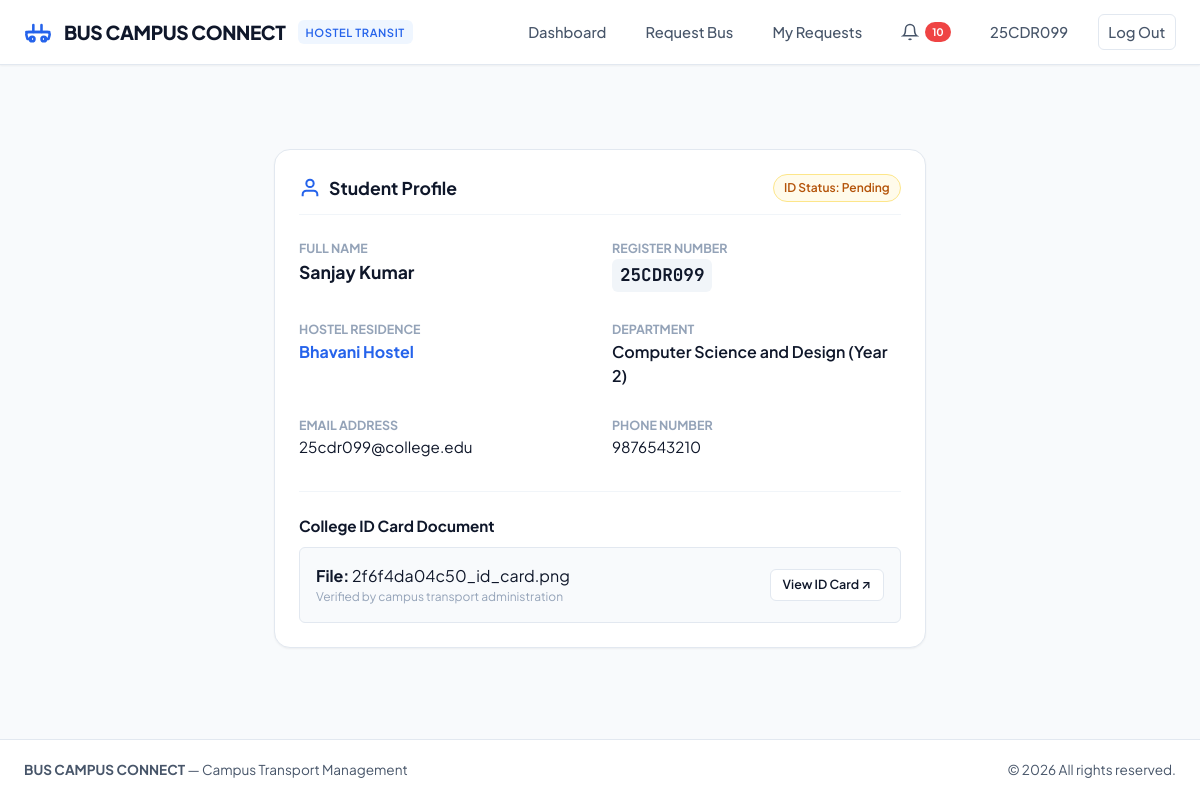
The app's page /student/profile (signed in) with its own data.
### tables this page shows
CREATE TABLE users (
    id INTEGER PRIMARY KEY AUTOINCREMENT,
    name TEXT NOT NULL,
    register_number TEXT UNIQUE,
    email TEXT UNIQUE NOT NULL,
    password_hash TEXT NOT NULL,
    phone TEXT,
    department TEXT,
    year INTEGER,
    hostel_id INTEGER,
    role TEXT NOT NULL CHECK(role IN ('student', 'management')),
    id_card_path TEXT,
    verification_status TEXT DEFAULT 'Pending' CHECK(verification_status IN ('Pending', 'Verified', 'Rejected')),
    created_at TIMESTAMP DEFAULT CURRENT_TIMESTAMP,
    FOREIGN KEY (hostel_id) REFERENCES hostels (id) ON DELETE SET NULL
);

CREATE TABLE hostels (
    id INTEGER PRIMARY KEY AUTOINCREMENT,
    hostel_name TEXT UNIQUE NOT NULL,
    status TEXT DEFAULT 'Active' CHECK(status IN ('Active', 'Inactive')),
    created_at TIMESTAMP DEFAULT CURRENT_TIMESTAMP
);

### routes/student_routes.py (the view)
@student_bp.route('/profile')
@login_required
@role_required('student')
def profile():
    student = UserModel.get_by_id(session['user_id'])
    return render_template('student/profile.html', student=student)

### app.py (called while the page is built)
@app.context_processor
def inject_global_data():
    unread_count = 0
    if 'user_id' in session:
        try:
            unread_count = NotificationService.get_unread_count(session['user_id'])
        except Exception:
            unread_count = 0
    return {
        'current_user_name': session.get('name'),
        'current_user_role': session.get('role'),
        'current_user_reg': session.get('register_number'),
        'unread_notification_count': unread_count,
        'now_year': datetime.now().year,
        'destination_fixed': 'Perundurai Bus Stand'
    }

### database/db.py (called while the page is built)
def get_db():
    if 'db' not in g:
        g.db = sqlite3.connect(
            DATABASE_PATH,
            detect_types=sqlite3.PARSE_DECLTYPES | sqlite3.PARSE_COLNAMES
        )
        g.db.row_factory = sqlite3.Row
        g.db.execute("PRAGMA foreign_keys = ON;")
    return g.db

def query_db(query, args=(), one=False):
    cur = get_db().execute(query, args)
    rv = cur.fetchall()
    cur.close()
    return (dict(rv[0]) if rv else None) if one else [dict(row) for row in rv]

### models/user_model.py (called while the page is built)
    @staticmethod
    def get_by_id(user_id):
        sql = """
            SELECT u.*, h.hostel_name
            FROM users u
            LEFT JOIN hostels h ON u.hostel_id = h.id
            WHERE u.id = ?
        """
        return query_db(sql, (user_id,), one=True)

### routes/auth_routes.py (called while the page is built)
def login_required(f):
    @wraps(f)
    def decorated_function(*args, **kwargs):
        if 'user_id' not in session:
            flash("Please log in to access this page.", "warning")
            return redirect(url_for('auth.login_student'))
        return f(*args, **kwargs)
    return decorated_function

def role_required(required_role):
    def decorator(f):
        @wraps(f)
        def decorated_function(*args, **kwargs):
            if 'user_id' not in session:
                flash("Please log in to access this page.", "warning")
                return redirect(url_for('auth.login_student'))
            if session.get('role') != required_role:
                flash(f"Unauthorized. Access restricted to {required_role} accounts.", "danger")
                if session.get('role') == 'management':
                    return redirect(url_for('management.dashboard'))
                else:
                    return redirect(url_for('student.dashboard'))
            return f(*args, **kwargs)
        return decorated_function
    return decorator

### templates/student/profile.html (shortened to what this page needs)
{% extends "base.html" %}
{% block content %}
<div class="student-content" style="max-width: 700px; margin: 2rem auto;">
  <div class="card">
    <div class="card-header">
      <div class="card-title">
        <svg width="22" height="22" viewBox="0 0 24 24" fill="none" stroke="currentColor" stroke-width="2.2" style="color: var(--primary);"><path d="M20 21v-2a4 4 0 0 0-4-4H8a4 4 0 0 0-4 4v2"></path><circle cx="12" cy="7" r="4"></circle></svg>
        <span>Student Profile</span>
      </div>
      <span class="badge {% if student.verification_status == 'Verified' %}badge-success{% elif student.verification_status == 'Rejected' %}badge-danger{% else %}badge-warning{% endif %}">
        ID Status: {{ student.verification_status }}
      </span>
    </div>
    <div style="display: grid; grid-template-columns: 1fr 1fr; gap: 1.5rem; margin-bottom: 2rem;">
      <div>
        <span style="font-size: 0.78rem; color: var(--text-muted); text-transform: uppercase; font-weight: 700;">Full Name</span>
        <div style="font-size: 1.1rem; font-weight: 700; color: var(--text-primary);">{{ student.name }}</div>
      </div>
      <div>
        <span style="font-size: 0.78rem; color: var(--text-muted); text-transform: uppercase; font-weight: 700;">Register Number</span>
        <div style="font-size: 1.1rem; font-weight: 700;"><span class="table-reg-no">{{ student.register_number }}</span></div>
      </div>
      <div>
        <span style="font-size: 0.78rem; color: var(--text-muted); text-transform: uppercase; font-weight: 700;">Hostel Residence</span>
        <div style="font-size: 1rem; font-weight: 700; color: var(--primary);">{{ student.hostel_name }}</div>
      </div>
      <div>
        <span style="font-size: 0.78rem; color: var(--text-muted); text-transform: uppercase; font-weight: 700;">Department</span>
        <div style="font-size: 1rem; font-weight: 600;">{{ student.department }} (Year {{ student.year }})</div>
      </div>
      <div>
        <span style="font-size: 0.78rem; color: var(--text-muted); text-transform: uppercase; font-weight: 700;">Email Address</span>
        <div style="font-size: 0.95rem;">{{ student.email }}</div>
      </div>
      <div>
        <span style="font-size: 0.78rem; color: var(--text-muted); text-transform: uppercase; font-weight: 700;">Phone Number</span>
        <div style="font-size: 0.95rem;">{{ student.phone }}</div>
      </div>
    </div>
    <div style="border-top: 1px solid var(--border-light); padding-top: 1.5rem;">
      <h4 style="font-size: 0.95rem; font-weight: 700; margin-bottom: 0.75rem;">College ID Card Document</h4>
      {% if student.id_card_path %}
        <div style="padding: 1rem; background: #f8fafc; border: 1px solid var(--border); border-radius: var(--radius-sm); display: flex; align-items: center; justify-content: space-between;">
          <div>
            <strong>File:</strong> {{ student.id_card_path }}
            <div style="font-size: 0.75rem; color: var(--text-muted);">Verified by campus transport administration</div>
          </div>
          <a href="{{ url_for('uploaded_file', folder='id_cards', filename=student.id_card_path) }}" target="_blank" class="btn btn-secondary btn-sm">
            View ID Card &nearr;
          </a>
        </div>
      {% else %}
        <p style="color: var(--text-muted); font-size: 0.88rem;">No ID card on file.</p>
      {% endif %}
    </div>
  </div>
</div>
{% endblock %}

### templates/base.html (shortened to what this page needs)
<!DOCTYPE html>
<html lang="en">
<head>
  <link rel="stylesheet" href="{{ url_for('static', filename='css/styles.css') }}">
</head>
<body>
  <header class="navbar-main">
    <div class="nav-container">
      <a href="{{ url_for('landing') }}" class="brand-logo">
        <span>BUS CAMPUS CONNECT</span>
        <span class="brand-badge">HOSTEL TRANSIT</span>
      </a>
      <nav>
        <ul class="nav-links">
          {% if session.get('user_id') and session.get('role') == 'student' %}
            <li><a href="{{ url_for('student.dashboard') }}">Dashboard</a></li>
            <li><a href="{{ url_for('student.request_bus') }}">Request Bus</a></li>
            <li><a href="{{ url_for('student.my_requests') }}">My Requests</a></li>
            <li>
              <a href="{{ url_for('student.notifications') }}" style="display: flex; align-items: center; gap: 0.35rem;">
                <svg width="18" height="18" viewBox="0 0 24 24" fill="none" stroke="currentColor" stroke-width="2"><path d="M18 8A6 6 0 0 0 6 8c0 7-3 9-3 9h18s-3-2-3-9"></path><path d="M13.73 21a2 2 0 0 1-3.46 0"></path></svg>
                {% if unread_notification_count > 0 %}
                  <span class="badge-notify">{{ unread_notification_count }}</span>
                {% endif %}
              </a>
            </li>
            <li><a href="{{ url_for('student.profile') }}">{{ current_user_reg }}</a></li>
            <li><a href="{{ url_for('auth.logout') }}" class="btn btn-secondary btn-sm">Log Out</a></li>
          {% elif session.get('user_id') and session.get('role') == 'management' %}
            <li><a href="{{ url_for('management.dashboard') }}" class="btn btn-primary btn-sm">Management Console</a></li>
            <li><a href="{{ url_for('auth.logout') }}" class="btn btn-secondary btn-sm">Log Out</a></li>
          {% endif %}
        </ul>
      </nav>
    </div>
  </header>
  {% block content %}{% endblock %}
  {% block footer %}
  <footer style="margin-top: auto; background: #ffffff; border-top: 1px solid var(--border); padding: 1.25rem 1.5rem; text-align: center; font-size: 0.85rem; color: var(--text-secondary);">
    <div style="max-width: 1200px; margin: 0 auto; display: flex; flex-wrap: wrap; justify-content: space-between; align-items: center; gap: 1rem;">
      <div>
        <strong>BUS CAMPUS CONNECT</strong> &mdash; Campus Transport Management
      </div>
      <div>
        &copy; {{ now_year }} All rights reserved.
      </div>
    </div>
  </footer>
  {% endblock %}
</body>
</html>

### static/css/styles.css (style rules this page uses)
:root { --primary: #2563eb; --primary-hover: #1d4ed8; --primary-light: #eff6ff; --primary-dark: #1e40af; --secondary: #475569; --secondary-light: #f1f5f9; --accent: #8b5cf6; --accent-light: #f5f3ff; --success: #10b981; --success-light: #ecfdf5; --success-dark: #047857; --warning: #f59e0b; --warning-light: #fffbeb; --warning-dark: #b45309; --danger: #ef4444; --danger-light: #fef2f2; --danger-dark: #b91c1c; --info: #0ea5e9; --info-light: #f0f9ff; --bg-body: #f8fafc; --bg-card: #ffffff; --bg-sidebar: #0f172a; --bg-sidebar-hover: #1e293b; --text-primary: #0f172a; --text-secondary: #475569; --text-muted: #94a3b8; --text-on-dark: #f8fafc; --border: #e2e8f0; --border-light: #f1f5f9; --border-focus: #3b82f6; --radius-sm: 6px; --radius-md: 10px; --radius-lg: 16px; --radius-full: 9999px; --shadow-sm: 0 1px 2px 0 rgba(0, 0, 0, 0.05); --shadow-md: 0 4px 6px -1px rgba(0, 0, 0, 0.1), 0 2px 4px -1px rgba(0, 0, 0, 0.06); --shadow-lg: 0 10px 15px -3px rgba(0, 0, 0, 0.1), 0 4px 6px -2px rgba(0, 0, 0, 0.05); --shadow-xl: 0 20px 25px -5px rgba(0, 0, 0, 0.1), 0 10px 10px -5px rgba(0, 0, 0, 0.04); --font-main: -apple-system, BlinkMacSystemFont, "Segoe UI", Roboto, "Helvetica Neue", Arial, sans-serif; --font-mono: ui-monospace, SFMono-Regular, Menlo, Monaco, Consolas, "Liberation Mono", monospace; --transition: all 0.2s cubic-bezier(0.4, 0, 0.2, 1); }
* { box-sizing: border-box; margin: 0; padding: 0; }
body { font-family: var(--font-main); background-color: var(--bg-body); color: var(--text-primary); line-height: 1.5; -webkit-font-smoothing: antialiased; display: flex; flex-direction: column; min-height: 100vh; }
a { color: var(--primary); text-decoration: none; transition: var(--transition); }
h1, h2, h3, h4, h5, h6 { font-weight: 700; color: var(--text-primary); line-height: 1.25; }
.navbar-main { background: #ffffff; border-bottom: 1px solid var(--border); position: sticky; top: 0; z-index: 100; box-shadow: var(--shadow-sm); }
.nav-container { max-width: 1280px; margin: 0 auto; padding: 0.85rem 1.5rem; display: flex; align-items: center; justify-content: space-between; }
.brand-logo { display: flex; align-items: center; gap: 0.75rem; font-size: 1.2rem; font-weight: 800; letter-spacing: -0.02em; color: #0f172a; }
.brand-logo svg { color: var(--primary); }
.brand-badge { font-size: 0.7rem; font-weight: 600; background: var(--primary-light); color: var(--primary); padding: 0.2rem 0.5rem; border-radius: var(--radius-sm); text-transform: uppercase; letter-spacing: 0.05em; }
.nav-links { display: flex; align-items: center; gap: 1.25rem; list-style: none; }
.nav-links a { font-size: 0.92rem; font-weight: 500; color: var(--text-secondary); padding: 0.4rem 0.6rem; border-radius: var(--radius-sm); }
.student-content { flex-grow: 1; padding: 2rem 1.5rem; max-width: 1200px; width: 100%; margin: 0 auto; }
.btn { display: inline-flex; align-items: center; justify-content: center; gap: 0.5rem; font-weight: 600; font-size: 0.88rem; padding: 0.55rem 1.15rem; border-radius: var(--radius-sm); border: 1px solid transparent; cursor: pointer; transition: var(--transition); text-align: center; white-space: nowrap; }
.btn-secondary { background: #ffffff; border-color: var(--border); color: var(--text-primary); }
.btn-sm { font-size: 0.78rem; padding: 0.35rem 0.75rem; }
.badge { display: inline-flex; align-items: center; gap: 0.35rem; font-size: 0.75rem; font-weight: 600; padding: 0.25rem 0.65rem; border-radius: var(--radius-full); text-transform: capitalize; white-space: nowrap; }
.badge-warning { background: var(--warning-light); color: var(--warning-dark); border: 1px solid #fde68a; }
.badge-notify { background: var(--danger); color: #ffffff; font-size: 0.65rem; font-weight: 700; padding: 0.15rem 0.45rem; border-radius: var(--radius-full); }
.card { background: var(--bg-card); border: 1px solid var(--border); border-radius: var(--radius-lg); box-shadow: var(--shadow-sm); padding: 1.5rem; transition: var(--transition); }
.card-header { display: flex; align-items: center; justify-content: space-between; margin-bottom: 1.25rem; padding-bottom: 0.75rem; border-bottom: 1px solid var(--border-light); }
.card-title { font-size: 1.1rem; font-weight: 700; color: var(--text-primary); display: flex; align-items: center; gap: 0.5rem; }
.table-reg-no { font-family: var(--font-mono); font-weight: 700; color: #0f172a; background: #f1f5f9; padding: 0.2rem 0.5rem; border-radius: var(--radius-sm); display: inline-block; }

### records on screen
users: register_number "25CDR099", verification_status "Pending", name "Sanjay Kumar", department "Computer Science and Design", year "2", email "25cdr099@college.edu", phone "9876543210", id_card_path "2f6f4da04c50_id_card.png"
hostels: hostel_name "Bhavani Hostel"

### other values on screen
{{ unread_notification_count }} "10"
